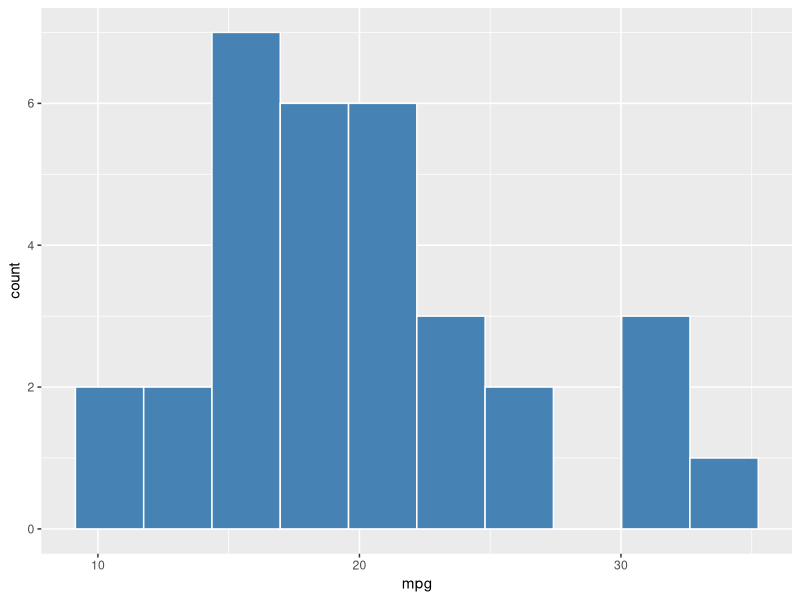
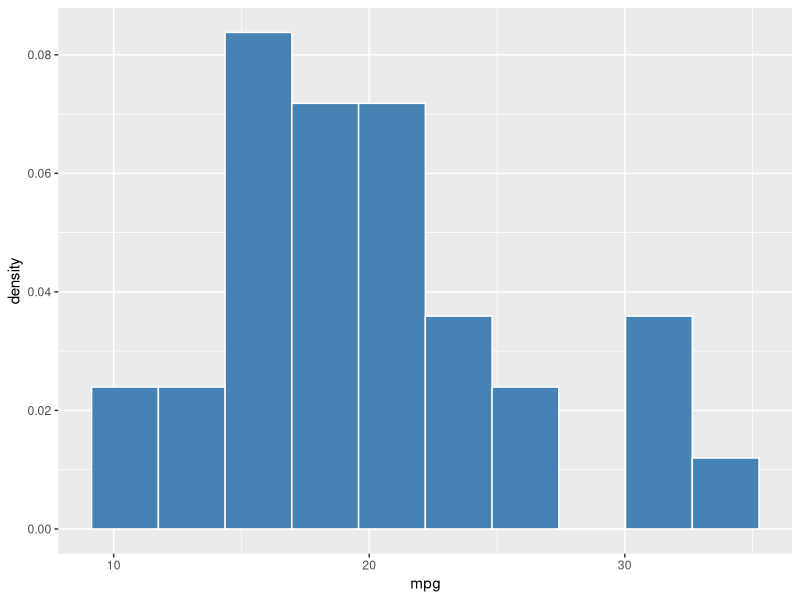
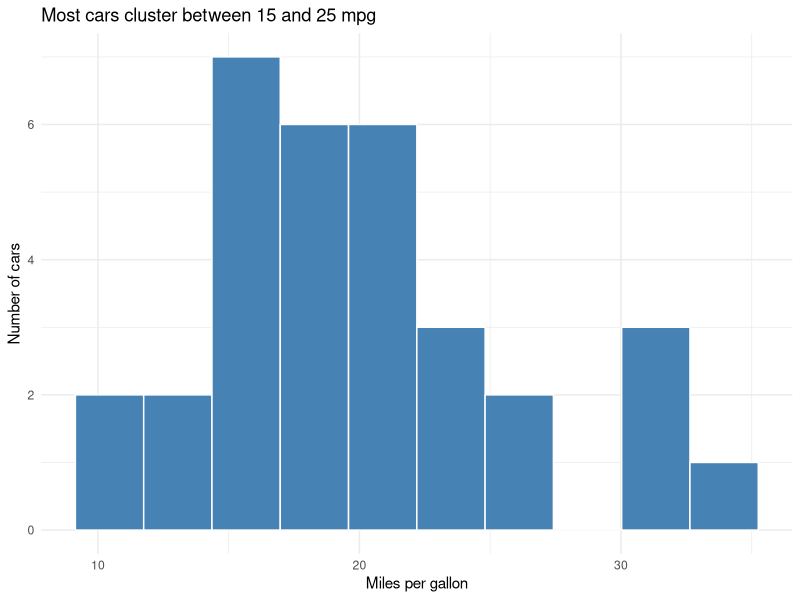

These charts were generated, in order, by the following R code:
# Chapter: Histograms — exercise verification (run from repo root).
library(ggplot2)
p1 <- ggplot(mtcars) +
  geom_histogram(aes(mpg), bins = 10, fill = "steelblue",
    color = "white", linewidth = 0.5)
p2 <- ggplot(mtcars) +
  geom_histogram(aes(mpg, y = after_stat(density)), bins = 10,
    fill = "steelblue", color = "white", linewidth = 0.5)
p3 <- ggplot(mtcars) +
  geom_histogram(aes(mpg), bins = 10, fill = "steelblue",
    color = "white", linewidth = 0.5) +
  labs(title = "Most cars cluster between 15 and 25 mpg",
    x = "Miles per gallon", y = "Number of cars") +
  theme_minimal()
stopifnot(sum(ggplot_build(p1)$data[[1]]$count) == 32)
invisible(lapply(list(p2, p3), ggplot_build))
message("ch-histogram OK")
